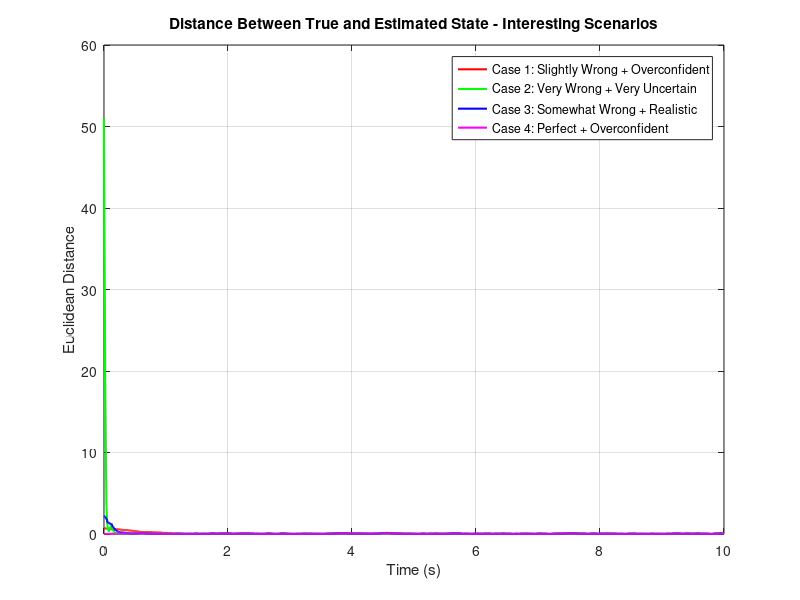
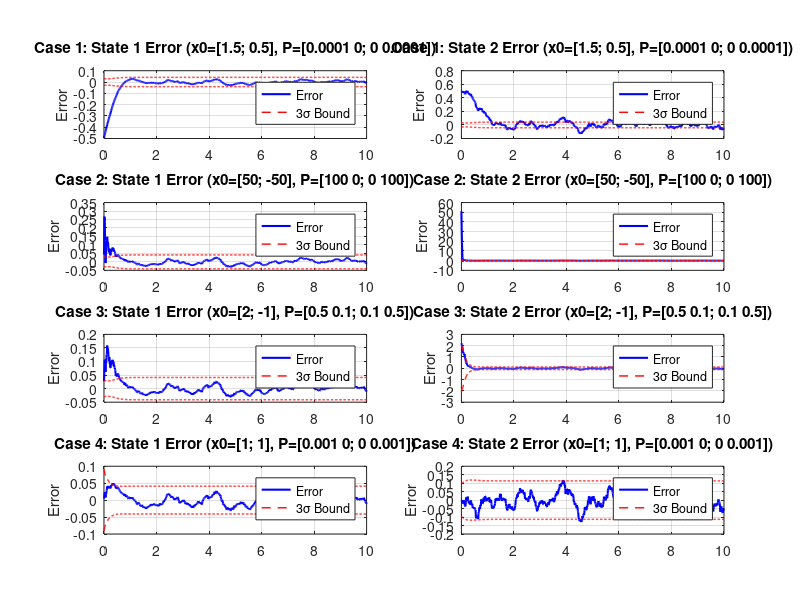

Here is the MATLAB script that generated these plots, in order:
clear all; close all; clc;

A = [9.9985 * 10^-1, 9.8510 * 10^-3;
    -2.9553 * 10^-2, 9.7030 * 10^-1];
B = [4.9502 * 10^-5;
    9.8510 * 10^-3];

H = [1, 0];

Q = 1;
R = 0.01;
N = 1001;
dt = 0.01;
time = (0:N-1)' * dt;

x0_true = [1; 1];

rng(42)
w = sqrt(Q) * randn(N,1);
v = sqrt(R) * randn(N,1);
x_true = zeros(2, N);
x_true(:,1) = x0_true;

for k = 1:N-1
    x_true(:,k+1) = A * x_true(:,k) + B * w(k);
end

y_meas = H * x_true + v';
function [x_hat_plus, P_plus, x_hat_minus, P_minus] = ...
    runKalmanFilter(A, B, H, Q, R, y_meas, x_hat0_minus, P0_minus, N)
    x_hat_minus = zeros(2, N);
    x_hat_plus = zeros(2, N);
    P_minus = zeros(2,2,N);
    P_plus = zeros(2,2,N);

    x_hat_minus(:,1) = x_hat0_minus;
    P_minus(:, :, 1) = P0_minus;
    for k=1:N
        Kk = P_minus(:, :, k) * H' / (H * P_minus(:, :, k) * H' + R);
        x_hat_plus(:, k) = x_hat_minus(:, k) + Kk * (y_meas(k) - H * x_hat_minus(:, k));
        P_plus(:, :, k) = (eye(2) - Kk * H) * P_minus(:, :, k);

        if k < N
            x_hat_minus(:, k+1) = A * x_hat_plus(:, k);
            P_minus(:, :, k+1) = A * P_plus(:, :, k) * A' + B * Q * B';
        end
    end
end
%% Test different initial conditions - INTERESTING SCENARIOS
fprintf('Running Kalman filter with different initial conditions...\n');

% SCENARIO 1: Extremely overconfident but slightly wrong
% This shows how dangerous overconfidence can be
[x_hat_plus_1, P_plus_1] = runKalmanFilter(A, B, H, Q, R, y_meas, [1.5; 0.5], [0.0001 0; 0 0.0001], N);

% SCENARIO 2: Very wrong but very uncertain - should converge fast
[x_hat_plus_2, P_plus_2] = runKalmanFilter(A, B, H, Q, R, y_meas, [50; -50], [100 0; 0 100], N);

% SCENARIO 3: Realistic case - somewhat wrong with realistic uncertainty
[x_hat_plus_3, P_plus_3] = runKalmanFilter(A, B, H, Q, R, y_meas, [2; -1], [0.5 0.1; 0.1 0.5], N);

% SCENARIO 4: Perfect initial state but overconfident
[x_hat_plus_4, P_plus_4] = runKalmanFilter(A, B, H, Q, R, y_meas, [1; 1], [0.001 0; 0 0.001], N);

% SCENARIO 5: Very wrong with correlated uncertainty
[x_hat_plus_5, P_plus_5] = runKalmanFilter(A, B, H, Q, R, y_meas, [-20; 30], [2 1.5; 1.5 2], N);

% Calculate errors
error_1 = x_true - x_hat_plus_1;
error_2 = x_true - x_hat_plus_2;
error_3 = x_true - x_hat_plus_3;
error_4 = x_true - x_hat_plus_4;

% Calculate Euclidean distances
dist1 = sqrt(sum(error_1.^2, 1));
dist2 = sqrt(sum(error_2.^2, 1));
dist3 = sqrt(sum(error_3.^2, 1));
dist4 = sqrt(sum(error_4.^2, 1));

% Plot Euclidean distances
figure;
plot(time, dist1, 'r-', 'LineWidth', 1.5); hold on;
plot(time, dist2, 'g-', 'LineWidth', 1.5);
plot(time, dist3, 'b-', 'LineWidth', 1.5);
plot(time, dist4, 'm-', 'LineWidth', 1.5);
xlabel('Time (s)');
ylabel('Euclidean Distance');
title('Distance Between True and Estimated State - Interesting Scenarios');
legend(...
    'Case 1: Slightly Wrong + Overconfident', ...
    'Case 2: Very Wrong + Very Uncertain', ...
    'Case 3: Somewhat Wrong + Realistic', ...
    'Case 4: Perfect + Overconfident', ...
    'Location', 'best');
grid on;

figure('Position', [80, 80, 900, 1200]);

% Case 1 - State 1
subplot(4,2,1);
sigma_bounds_1_state1 = 3 * squeeze(sqrt(P_plus_1(1,1,:)));
plot(time, error_1(1,:), 'b', 'LineWidth', 1.5); hold on;
plot(time, sigma_bounds_1_state1, 'r--', 'LineWidth', 1);
plot(time, -sigma_bounds_1_state1, 'r--', 'LineWidth', 1);
ylabel('Error');
title('Case 1: State 1 Error (x0=[1.5; 0.5], P=[0.0001 0; 0 0.0001])');
legend('Error', '3σ Bound', 'Location', 'best');
grid on;

% Case 1 - State 2
subplot(4,2,2);
sigma_bounds_1_state2 = 3 * squeeze(sqrt(P_plus_1(2,2,:)));
plot(time, error_1(2,:), 'b', 'LineWidth', 1.5); hold on;
plot(time, sigma_bounds_1_state1, 'r--', 'LineWidth', 1);
plot(time, -sigma_bounds_1_state1, 'r--', 'LineWidth', 1);
ylabel('Error');
title('Case 1: State 2 Error (x0=[1.5; 0.5], P=[0.0001 0; 0 0.0001])');
legend('Error', '3σ Bound', 'Location', 'best');
grid on;

% Case 2 - State 1
subplot(4,2,3);
sigma_bounds_2_state1 = 3 * squeeze(sqrt(P_plus_2(1,1,:)));
plot(time, error_2(1,:), 'b', 'LineWidth', 1.5); hold on;
plot(time, sigma_bounds_1_state1, 'r--', 'LineWidth', 1);
plot(time, -sigma_bounds_1_state1, 'r--', 'LineWidth', 1);
ylabel('Error');
title('Case 2: State 1 Error (x0=[50; -50], P=[100 0; 0 100])');
legend('Error', '3σ Bound', 'Location', 'best');
grid on;

% Case 2 - State 2
subplot(4,2,4);
sigma_bounds_2_state2 = 3 * squeeze(sqrt(P_plus_2(2,2,:)));
plot(time, error_2(2,:), 'b', 'LineWidth', 1.5); hold on;
plot(time, sigma_bounds_1_state1, 'r--', 'LineWidth', 1);
plot(time, -sigma_bounds_1_state1, 'r--', 'LineWidth', 1);
ylabel('Error');
title('Case 2: State 2 Error (x0=[50; -50], P=[100 0; 0 100])');
legend('Error', '3σ Bound', 'Location', 'best');
grid on;

% Case 3 - State 1
subplot(4,2,5);
sigma_bounds_3_state1 = 3 * squeeze(sqrt(P_plus_3(1,1,:)));
plot(time, error_3(1,:), 'b', 'LineWidth', 1.5); hold on;
plot(time, sigma_bounds_1_state1, 'r--', 'LineWidth', 1);
plot(time, -sigma_bounds_1_state1, 'r--', 'LineWidth', 1);
ylabel('Error');
title('Case 3: State 1 Error (x0=[2; -1], P=[0.5 0.1; 0.1 0.5])');
legend('Error', '3σ Bound', 'Location', 'best');
grid on;


% Case 3 - State 2
subplot(4,2,6);
sigma_bounds_3_state2 = 3 * squeeze(sqrt(P_plus_3(2,2,:)));
plot(time, error_3(2,:), 'b', 'LineWidth', 1.5); hold on;
plot(time, sigma_bounds_3_state2, 'r--', 'LineWidth', 1);
plot(time, -sigma_bounds_3_state2, 'r--', 'LineWidth', 1);
ylabel('Error');
title('Case 3: State 2 Error (x0=[2; -1], P=[0.5 0.1; 0.1 0.5])');
legend('Error', '3σ Bound', 'Location', 'best');
grid on;

% Case 4 - State 1
subplot(4,2,7);
sigma_bounds_4_state1 = 3 * squeeze(sqrt(P_plus_4(1,1,:)));
plot(time, error_4(1,:), 'b', 'LineWidth', 1.5); hold on;
plot(time, sigma_bounds_4_state1, 'r--', 'LineWidth', 1);
plot(time, -sigma_bounds_4_state1, 'r--', 'LineWidth', 1);
ylabel('Error');
title('Case 4: State 1 Error (x0=[1; 1], P=[0.001 0; 0 0.001])');
legend('Error', '3σ Bound', 'Location', 'best');
grid on;

% Case 4 - State 2
subplot(4,2,8);
sigma_bounds_4_state2 = 3 * squeeze(sqrt(P_plus_4(2,2,:)));
plot(time, error_4(2,:), 'b', 'LineWidth', 1.5); hold on;
plot(time, sigma_bounds_4_state2, 'r--', 'LineWidth', 1);
plot(time, -sigma_bounds_4_state2, 'r--', 'LineWidth', 1);
ylabel('Error');
title('Case 4: State 2 Error (x0=[1; 1], P=[0.001 0; 0 0.001])');
legend('Error', '3σ Bound', 'Location', 'best');
grid on;
